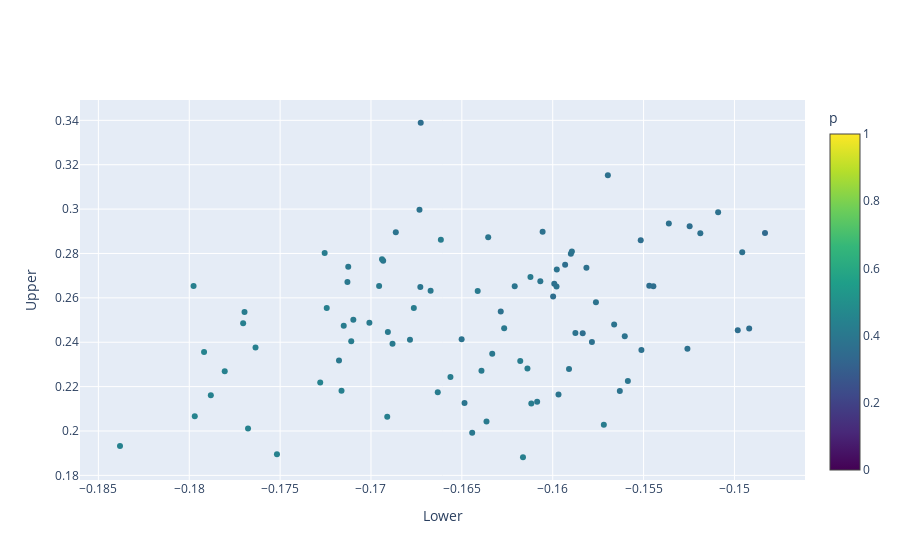

Here is the notebook cell this chart was saved with:
### Code cell
def binary_plot(model):
    weights = model.linear.weight.detach()
    u = []
    l = []
    s = []
    for i in range(d):
        mean = weights[i].mean()
        upper = weights[i][weights[i] > mean].median()
        lower = weights[i][weights[i] < mean].median()
        u.append(upper.item())
        l.append(lower.item())
        s.append((weights[i] > mean).sum().item() / m)
    plt.scatter(l, u, c=s, vmin=0, vmax=1)
    plt.xlabel('Lower')
    plt.ylabel('Upper')
    plt.colorbar(label='p')
    return plt

import plotly.graph_objects as go

def binary_plot_plotly(model):
    weights = model.linear.weight.detach()
    u = []
    l = []
    s = []
    for i in range(d):
        mean = weights[i].mean()
        upper = weights[i][weights[i] > mean].median()
        lower = weights[i][weights[i] < mean].median()
        u.append(upper.item())
        l.append(lower.item())
        s.append((weights[i] > mean).sum().item() / m)
    texts = [f'Upper: {u[i]:.4f}, Lower: {l[i]:.4f}, p: {s[i]:.4f}' for i in range(len(u))]
    fig = go.Figure(data=go.Scatter(x=l, y=u, mode='markers', 
                                    marker=dict(color=s, colorscale='Viridis', cmin=0, cmax=1, colorbar=dict(title='p')),
                                    hoverinfo='text',
                                    text=texts))
    fig.update_layout(xaxis_title='Lower', yaxis_title='Upper')
    return fig



binary_plot_plotly(model).show()

### Figure 1 — Plotly figure (JSON) as saved in the notebook; plotly's stock layout.template omitted (floating-point values rounded to 4 significant figures)
{"data": [{"hoverinfo": "text", "marker": {"cmax": 1, "cmin": 0, "color": [0.4, 0.44, 0.38, 0.42, 0.36, 0.37, 0.41, 0.39, 0.36, 0.41, 0.42, 0.43, 0.4, 0.36, 0.43, 0.38, 0.43, 0.37, 0.42, 0.43, 0.36, 0.44, 0.43, 0.42, 0.42, 0.41, 0.39, 0.44, 0.45, 0.37, 0.37, 0.39, 0.42, 0.39, 0.39, 0.41, 0.39, 0.42, 0.4, 0.37, 0.37, 0.37, 0.4, 0.36, 0.44, 0.38, 0.36, 0.38, 0.4, 0.37, 0.36, 0.37, 0.45, 0.39, 0.42, 0.36, 0.38, 0.34, 0.38, 0.39, 0.38, 0.39, 0.42, 0.45, 0.36, 0.4, 0.4, 0.41, 0.41, 0.37, 0.42, 0.43, 0.37, 0.36, 0.42, 0.41, 0.41, 0.41, 0.4, 0.42, 0.38, 0.38, 0.41, 0.4, 0.44, 0.37, 0.43, 0.37, 0.38, 0.38], "colorbar": {"title": {"text": "p"}}, "colorscale": [[0, "#440154"], [0.1111, "#482878"], [0.2222, "#3e4989"], [0.3333, "#31688e"], [0.4444, "#26828e"], [0.5556, "#1f9e89"], [0.6667, "#35b779"], [0.7778, "#6ece58"], [0.8889, "#b5de2b"], [1, "#fde725"]]}, "mode": "markers", "text": ["Upper: 0.2132, Lower: -0.1609, p: 0.4000", "Upper: 0.2011, Lower: -0.1768, p: 0.4400", "Upper: 0.2651, Lower: -0.1598, p: 0.3800", "Upper: 0.2243, Lower: -0.1656, p: 0.4200", "Upper: 0.3389, Lower: -0.1673, p: 0.3600", "Upper: 0.3153, Lower: -0.1570, p: 0.3700", "Upper: 0.2043, Lower: -0.1636, p: 0.4100", "Upper: 0.2767, Lower: -0.1693, p: 0.3900", "Upper: 0.2606, Lower: -0.1600, p: 0.3600", "Upper: 0.2393, Lower: -0.1688, p: 0.4100", "Upper: 0.2281, Lower: -0.1614, p: 0.4200", "Upper: 0.2182, Lower: -0.1716, p: 0.4300", "Upper: 0.2671, Lower: -0.1713, p: 0.4000", "Upper: 0.2462, Lower: -0.1492, p: 0.3600", "Upper: 0.1882, Lower: -0.1616, p: 0.4300", "Upper: 0.2997, Lower: -0.1673, p: 0.3800", "Upper: 0.2653, Lower: -0.1798, p: 0.4300", "Upper: 0.2538, Lower: -0.1629, p: 0.3700", "Upper: 0.2474, Lower: -0.1715, p: 0.4200", "Upper: 0.2485, Lower: -0.1770, p: 0.4300", "Upper: 0.2654, Lower: -0.1547, p: 0.3600", "Upper: 0.2161, Lower: -0.1788, p: 0.4400", "Upper: 0.2064, Lower: -0.1691, p: 0.4300", "Upper: 0.2174, Lower: -0.1663, p: 0.4200", "Upper: 0.2404, Lower: -0.1711, p: 0.4200", "Upper: 0.2774, Lower: -0.1694, p: 0.4100", "Upper: 0.2652, Lower: -0.1621, p: 0.3900", "Upper: 0.2270, Lower: -0.1780, p: 0.4400", "Upper: 0.2218, Lower: -0.1728, p: 0.4500", "Upper: 0.2891, Lower: -0.1519, p: 0.3700", "Upper: 0.2806, Lower: -0.1496, p: 0.3700", "Upper: 0.2126, Lower: -0.1649, p: 0.3900", "Upper: 0.2028, Lower: -0.1572, p: 0.4200", "Upper: 0.2649, Lower: -0.1673, p: 0.3900", "Upper: 0.2165, Lower: -0.1597, p: 0.3900", "Upper: 0.2654, Lower: -0.1696, p: 0.4100", "Upper: 0.2279, Lower: -0.1591, p: 0.3900", "Upper: 0.2316, Lower: -0.1618, p: 0.4200", "Upper: 0.2348, Lower: -0.1633, p: 0.4000", "Upper: 0.2365, Lower: -0.1551, p: 0.3700", "Upper: 0.2986, Lower: -0.1509, p: 0.3700", "Upper: 0.2370, Lower: -0.1526, p: 0.3700", "Upper: 0.2632, Lower: -0.1667, p: 0.4000", "Upper: 0.2923, Lower: -0.1525, p: 0.3600", "Upper: 0.1933, Lower: -0.1838, p: 0.4400", "Upper: 0.2442, Lower: -0.1588, p: 0.3800", "Upper: 0.2652, Lower: -0.1545, p: 0.3600", "Upper: 0.2479, Lower: -0.1566, p: 0.3800", "Upper: 0.2317, Lower: -0.1718, p: 0.4000", "Upper: 0.2799, Lower: -0.1590, p: 0.3700", "Upper: 0.2859, Lower: -0.1552, p: 0.3600", "Upper: 0.2736, Lower: -0.1581, p: 0.3700", "Upper: 0.2356, Lower: -0.1792, p: 0.4500", "Upper: 0.2874, Lower: -0.1635, p: 0.3900", "Upper: 0.2536, Lower: -0.1770, p: 0.4200", "Upper: 0.2749, Lower: -0.1593, p: 0.3600", "Upper: 0.2427, Lower: -0.1560, p: 0.3800", "Upper: 0.2893, Lower: -0.1483, p: 0.3400", "Upper: 0.2581, Lower: -0.1576, p: 0.3800", "Upper: 0.2225, Lower: -0.1559, p: 0.3900", "Upper: 0.2808, Lower: -0.1589, p: 0.3800", "Upper: 0.2675, Lower: -0.1607, p: 0.3900", "Upper: 0.2862, Lower: -0.1662, p: 0.4200", "Upper: 0.2067, Lower: -0.1797, p: 0.4500", "Upper: 0.2454, Lower: -0.1498, p: 0.3600", "Upper: 0.2463, Lower: -0.1627, p: 0.4000", "Upper: 0.2740, Lower: -0.1713, p: 0.4000", "Upper: 0.2694, Lower: -0.1612, p: 0.4100", "Upper: 0.2501, Lower: -0.1710, p: 0.4100", "Upper: 0.2898, Lower: -0.1606, p: 0.3700", "Upper: 0.2124, Lower: -0.1612, p: 0.4200", "Upper: 0.2554, Lower: -0.1724, p: 0.4300", "Upper: 0.2935, Lower: -0.1536, p: 0.3700", "Upper: 0.2441, Lower: -0.1583, p: 0.3600", "Upper: 0.2802, Lower: -0.1725, p: 0.4200", "Upper: 0.2446, Lower: -0.1691, p: 0.4100", "Upper: 0.2488, Lower: -0.1701, p: 0.4100", "Upper: 0.2271, Lower: -0.1639, p: 0.4100", "Upper: 0.1992, Lower: -0.1644, p: 0.4000", "Upper: 0.2554, Lower: -0.1676, p: 0.4200", "Upper: 0.2414, Lower: -0.1650, p: 0.3800", "Upper: 0.2180, Lower: -0.1563, p: 0.3800", "Upper: 0.2631, Lower: -0.1641, p: 0.4100", "Upper: 0.2411, Lower: -0.1679, p: 0.4000", "Upper: 0.1895, Lower: -0.1752, p: 0.4400", "Upper: 0.2664, Lower: -0.1599, p: 0.3700", "Upper: 0.2377, Lower: -0.1764, p: 0.4300", "Upper: 0.2401, Lower: -0.1578, p: 0.3700", "Upper: 0.2895, Lower: -0.1686, p: 0.3800", "Upper: 0.2728, Lower: -0.1598, p: 0.3800"], "type": "scatter", "x": [-0.1609, -0.1768, -0.1598, -0.1656, -0.1673, -0.157, -0.1636, -0.1693, -0.16, -0.1688, -0.1614, -0.1716, -0.1713, -0.1492, -0.1616, -0.1673, -0.1798, -0.1629, -0.1715, -0.177, -0.1547, -0.1788, -0.1691, -0.1663, -0.1711, -0.1694, -0.1621, -0.178, -0.1728, -0.1519, -0.1496, -0.1649, -0.1572, -0.1673, -0.1597, -0.1696, -0.1591, -0.1618, -0.1633, -0.1551, -0.1509, -0.1526, -0.1667, -0.1525, -0.1838, -0.1588, -0.1545, -0.1566, -0.1718, -0.159, -0.1552, -0.1581, -0.1792, -0.1635, -0.177, -0.1593, -0.156, -0.1483, -0.1576, -0.1559, -0.1589, -0.1607, -0.1662, -0.1797, -0.1498, -0.1627, -0.1713, -0.1612, -0.171, -0.1606, -0.1612, -0.1724, -0.1536, -0.1583, -0.1725, -0.1691, -0.1701, -0.1639, -0.1644, -0.1676, -0.165, -0.1563, -0.1641, -0.1679, -0.1752, -0.1599, -0.1764, -0.1578, -0.1686, -0.1598], "y": [0.2132, 0.2011, 0.2651, 0.2243, 0.3389, 0.3153, 0.2043, 0.2767, 0.2606, 0.2393, 0.2281, 0.2182, 0.2671, 0.2462, 0.1882, 0.2997, 0.2653, 0.2538, 0.2474, 0.2485, 0.2654, 0.2161, 0.2064, 0.2174, 0.2404, 0.2774, 0.2652, 0.227, 0.2218, 0.2891, 0.2806, 0.2126, 0.2028, 0.2649, 0.2165, 0.2654, 0.2279, 0.2316, 0.2348, 0.2365, 0.2986, 0.237, 0.2632, 0.2923, 0.1933, 0.2442, 0.2652, 0.2479, 0.2317, 0.2799, 0.2859, 0.2736, 0.2356, 0.2874, 0.2536, 0.2749, 0.2427, 0.2893, 0.2581, 0.2225, 0.2808, 0.2675, 0.2862, 0.2067, 0.2454, 0.2463, 0.274, 0.2694, 0.2501, 0.2898, 0.2124, 0.2554, 0.2935, 0.2441, 0.2802, 0.2446, 0.2488, 0.2271, 0.1992, 0.2554, 0.2414, 0.218, 0.2631, 0.2411, 0.1895, 0.2664, 0.2377, 0.2401, 0.2895, 0.2728]}], "layout": {"xaxis": {"title": {"text": "Lower"}}, "yaxis": {"title": {"text": "Upper"}}}}
